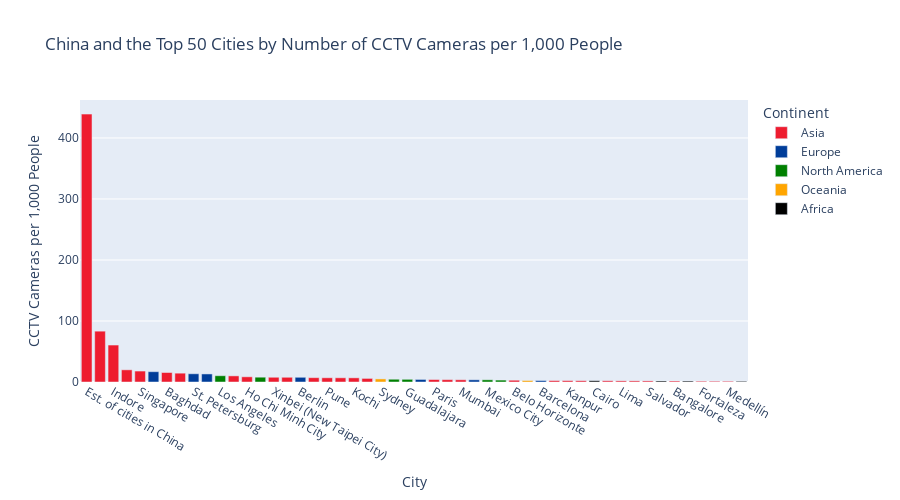

The cell this chart's notebook holds for it:
### Markdown cell above
## The Global Density of CCTV

Closed-Circuit Television emerged globally, with the density of cameras in public space varying across different countries. The bar graph illustrating the global density of CCTV cameras per 1,000 people reveals China as an extreme outlier. With over 200 million surveillance cameras in use, China's density far surpasses that of other nations, highlighting the potential scale and impact of extensive surveillance systems.

### Code cell
import numpy as np
import pandas as pd
pd.options.mode.chained_assignment = None  
import plotly.graph_objs as go
import plotly.express as px
from plotly.offline import init_notebook_mode
init_notebook_mode(connected=True)

cctv = pd.read_csv("datasets/cctv.csv")

df = cctv

asia = {'Singapore', 'Myanmar', 'Yemen', 'Thailand', 'Philippines', 'Indonesia', 'Israel', 'Iraq', 'Pakistan', 'South Korea', 'India', 'Vietnam', 'Malaysia', 'Saudi Arabia', 'Japan', 'China', 'Taiwan', 'Afghanistan', 'Hong Kong', 'Turkey', 'Bangladesh', 'Iran'}
europe = {'Spain', 'Russia', 'Italy', 'Germany', 'United Kingdom'}
north_america = {'Mexico', 'United States', 'Dominican Republic', 'Canada'}
south_america = {'Mexico', 'United States', 'Dominican Republic', 'Canada'}
africa = {'Kenya', 'Egypt', 'Ethiopia', 'Nigeria', 'Madagascar', 'Burkina Faso', 'South Africa', 'Cameroon', 'Morocco', 'Uganda', 'Sudan', 'Tanzania', 'Angola', 'Senegal'}
oceania = {'Australia'}

# Map each country to its continent
def get_continent(country):
    if country in asia:
        return 'Asia'
    elif country in europe:
        return 'Europe'
    elif country in north_america:
        return 'North America'
    elif country in south_america:
        return 'South America'
    elif country in africa:
        return 'Africa'
    elif country in oceania:
        return 'Oceania'
    else:
        return 'Asia'

df['Continent'] = df['Country'].apply(get_continent)

# Exclude cities in China
df_non_china = df[df['Country'] != 'China']

# Calculate the mean value for cities in China
china_mean = df[df['Country'] == 'China']['# of CCTV Cameras per 1,000 People'].mean()

# Create a new DataFrame for the mean value
mean_china_df = pd.DataFrame({
    'City': ['Est. of cities in China'],
    '# of CCTV Cameras per 1,000 People': [china_mean],
    'Continent': ['Asia'],
    'Country': ['China']
})

# Concatenate the two DataFrames
final_df = pd.concat([df_non_china, mean_china_df], ignore_index=True)

# Sort the DataFrame by the number of CCTV cameras per 1,000 people
final_df = final_df.sort_values(by='# of CCTV Cameras per 1,000 People', ascending=False)

# Select the top 50 values
top_50_df = final_df.head(50)

# COLORS
# Define custom colors for each continent
color_map = {
    'Asia': 'rgb(238, 28, 47)',
    'Europe': 'rgb(0, 61, 153)',
    'North America': 'green',
    'South America': 'yellow',
    'Africa': 'black',
    'Oceania': 'orange',
    'Other': 'grey'
}

# Create the bar graph
fig = px.bar(top_50_df, x='City', y='# of CCTV Cameras per 1,000 People', color='Continent',
             title='China and the Top 50 Cities by Number of CCTV Cameras per 1,000 People',
             hover_data={'Country': True}, color_discrete_map=color_map,
             labels={'# of CCTV Cameras per 1,000 People': 'CCTV Cameras per 1,000 People'})

# Customize hover label formatting
fig.update_traces(
    hovertemplate='City: %{x}<br>Country: %{customdata[0]}<br># of CCTV Cameras per 1000 people: %{y}'
)


fig.update_layout(
    height = 500,
    xaxis={'categoryorder':'total descending'}
)

fig.show()

### Figure 1 — Plotly figure (JSON) as saved in the notebook; plotly's stock layout.template omitted (floating-point values rounded to 4 significant figures)
{"data": [{"alignmentgroup": "True", "customdata": [["China"], ["India"], ["India"], ["India"], ["Singapore "], ["Iraq"], ["South Korea"], ["South Korea"], ["Vietnam"], ["Taiwan"], ["India"], ["Hong Kong"], ["India"], ["Turkey"], ["India"], ["Thailand"], ["France "], ["Colombia"], ["India"], ["Brazil"], ["India"], ["India"], ["Turkey"], ["Brazil"], ["Peru"], ["Vietnam"], ["Brazil"], ["India"], ["Brazil"], ["Brazil"], ["Colombia"]], "hovertemplate": "City: %{x}<br>Country: %{customdata[0]}<br># of CCTV Cameras per 1000 people: %{y}", "legendgroup": "Asia", "marker": {"color": "rgb(238, 28, 47)", "pattern": {"shape": ""}}, "name": "Asia", "offsetgroup": "Asia", "orientation": "v", "showlegend": true, "textposition": "auto", "type": "bar", "x": ["Est. of cities in China", "Hyderabad", "Indore", "Delhi", "Singapore", "Baghdad", "Seoul", "Busan", "Ho Chi Minh City", "Xinbei (New Taipei City)", "Chennai", "Hong Kong", "Pune", "Istanbul", "Kochi", "Bangkok", "Paris", "Bogotá", "Mumbai", "Belo Horizonte", "Lucknow", "Kanpur", "Ankara", "Rio de Janeiro", "Lima", "Hanoi", "Salvador", "Bangalore", "Fortaleza", "Porto Alegre", "Medellín"], "xaxis": "x", "y": [439.1, 83.32, 60.57, 19.96, 17.94, 15.56, 14.47, 10.03, 8.52, 7.77, 7.73, 7.09, 6.92, 6.88, 6.82, 5.89, 4.04, 3.85, 3.65, 2.91, 2.3, 2.24, 2.12, 2.01, 1.89, 1.84, 1.78, 1.58, 1.27, 1.22, 1.19], "yaxis": "y"}, {"alignmentgroup": "True", "customdata": [["Russia"], ["Russia"], ["United Kingdom"], ["Germany"], ["Spain"], ["Italy"], ["Spain"]], "hovertemplate": "City: %{x}<br>Country: %{customdata[0]}<br># of CCTV Cameras per 1000 people: %{y}", "legendgroup": "Europe", "marker": {"color": "rgb(0, 61, 153)", "pattern": {"shape": ""}}, "name": "Europe", "offsetgroup": "Europe", "orientation": "v", "showlegend": true, "textposition": "auto", "type": "bar", "x": ["Moscow", "St. Petersburg", "London", "Berlin", "Madrid", "Rome", "Barcelona"], "xaxis": "x", "y": [16.88, 13.49, 13.21, 7.72, 4.19, 3.59, 2.41], "yaxis": "y"}, {"alignmentgroup": "True", "customdata": [["United States"], ["United States"], ["Mexico"], ["Mexico"], ["Mexico"], ["Canada"]], "hovertemplate": "City: %{x}<br>Country: %{customdata[0]}<br># of CCTV Cameras per 1000 people: %{y}", "legendgroup": "North America", "marker": {"color": "green", "pattern": {"shape": ""}}, "name": "North America", "offsetgroup": "North America", "orientation": "v", "showlegend": true, "textposition": "auto", "type": "bar", "x": ["Los Angeles", "New York", "Puebla", "Guadalajara", "Mexico City", "Toronto"], "xaxis": "x", "y": [10.27, 7.88, 4.53, 4.4, 3.59, 3.13], "yaxis": "y"}, {"alignmentgroup": "True", "customdata": [["Australia"], ["Australia"]], "hovertemplate": "City: %{x}<br>Country: %{customdata[0]}<br># of CCTV Cameras per 1000 people: %{y}", "legendgroup": "Oceania", "marker": {"color": "orange", "pattern": {"shape": ""}}, "name": "Oceania", "offsetgroup": "Oceania", "orientation": "v", "showlegend": true, "textposition": "auto", "type": "bar", "x": ["Sydney", "Melbourne"], "xaxis": "x", "y": [5.06, 2.45], "yaxis": "y"}, {"alignmentgroup": "True", "customdata": [["Egypt"], ["South Africa"], ["South Africa"], ["Nigeria"]], "hovertemplate": "City: %{x}<br>Country: %{customdata[0]}<br># of CCTV Cameras per 1000 people: %{y}", "legendgroup": "Africa", "marker": {"color": "black", "pattern": {"shape": ""}}, "name": "Africa", "offsetgroup": "Africa", "orientation": "v", "showlegend": true, "textposition": "auto", "type": "bar", "x": ["Cairo", "Cape Town", "Johannesburg", "Kano"], "xaxis": "x", "y": [2.1, 1.61, 1.52, 1.15], "yaxis": "y"}], "layout": {"barmode": "relative", "height": 500, "legend": {"title": {"text": "Continent"}, "tracegroupgap": 0}, "title": {"text": "China and the Top 50 Cities by Number of CCTV Cameras per 1,000 People"}, "xaxis": {"anchor": "y", "categoryorder": "total descending", "domain": [0.0, 1.0], "title": {"text": "City"}}, "yaxis": {"anchor": "x", "domain": [0.0, 1.0], "title": {"text": "CCTV Cameras per 1,000 People"}}}}
